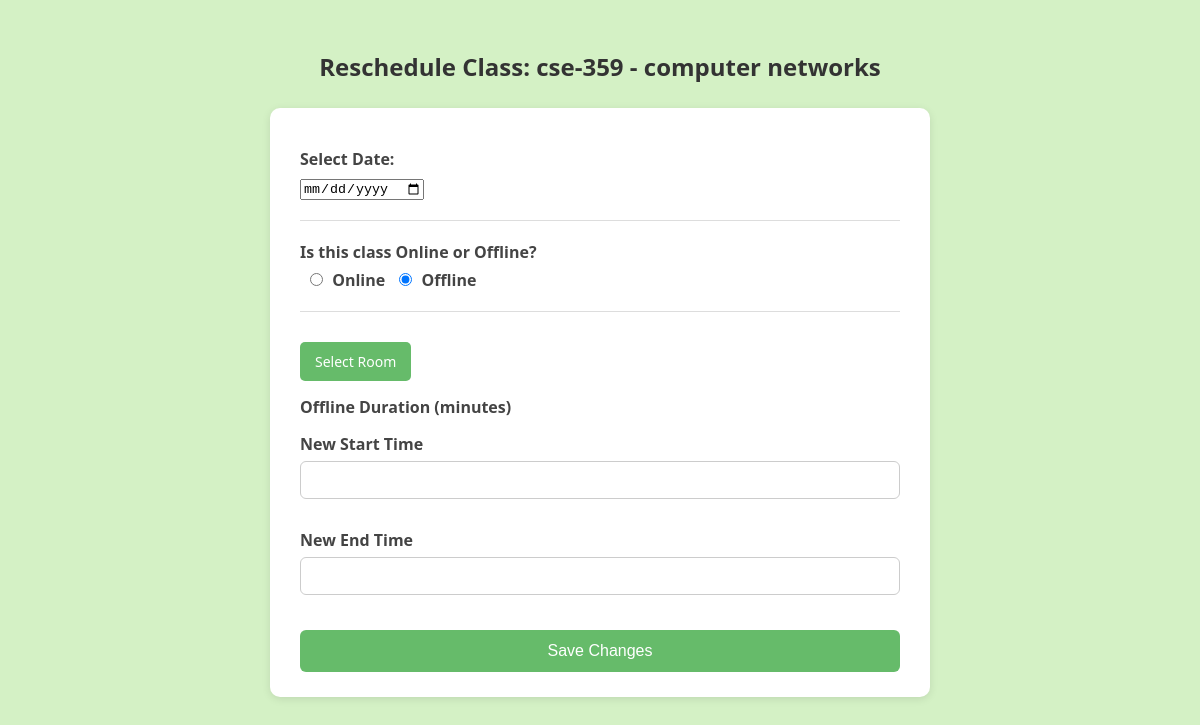
/teachers/reschedule/4/, run on an earlier commit of the app's database.
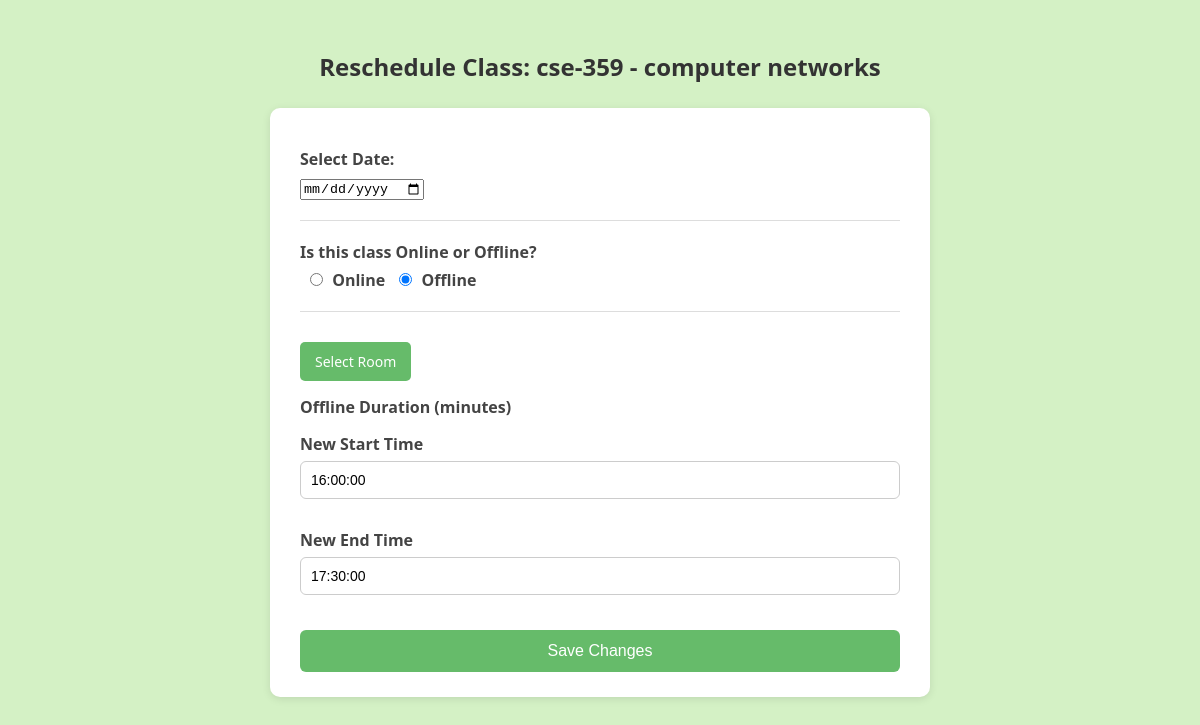
And on a later commit of the database.
### teachers/models.py (models this page shows, shortened)
class Reschedule(models.Model):
    class_schedule = models.ForeignKey(ClassSchedule, on_delete=models.CASCADE)
    reschedule_date = models.DateField()  # replaced selected_day
    is_online = models.BooleanField(default=False)
    online_duration = models.IntegerField(null=True, blank=True)
    room = models.CharField(max_length=100, null=True, blank=True)
    new_start_time = models.TimeField(null=True, blank=True)
    new_end_time = models.TimeField(null=True, blank=True)

### teachers/views.py (the view)
# urls.py: path('reschedule/<int:schedule_id>/', views.reschedule_class, name='reschedule_class'),  # Reschedule a class
def reschedule_class(request, schedule_id):
    class_schedule = get_object_or_404(ClassSchedule, id=schedule_id)
    existing_reschedule = Reschedule.objects.filter(class_schedule=class_schedule).first()
    if request.method == 'POST':
        form = RescheduleForm(request.POST, instance=existing_reschedule)
        if form.is_valid():
            rescheduled = form.save(commit=False)
            rescheduled.class_schedule = class_schedule
            rescheduled.save()
            try:
                routine = Routine.objects.get(
                    teacher=class_schedule.teacher,
                    course__title=class_schedule.subject,
                )
                routine.status = 'rescheduled'
                routine.is_cancelled = False
                routine.slot.start_time = rescheduled.new_start_time
                routine.slot.end_time = rescheduled.new_end_time
                routine.save()
                Notification.objects.create(
                    title="Class Rescheduled",
                    message=f"{routine.course.title} class has been rescheduled to {rescheduled.new_start_time}-{rescheduled.new_end_time}.",
                )
            except Routine.DoesNotExist:
                pass
            messages.success(request, "Class rescheduled successfully.")
            return redirect('teacher_list')
        else:
            messages.error(request, "Failed to reschedule class. Please check the form.")
    else:
        form = RescheduleForm(instance=existing_reschedule)
    return render(request, 'teachers/reschedule_class.html', {'form': form, 'class_schedule': class_schedule})

### teachers/forms.py (shortened to what this page needs)
class RescheduleForm(forms.ModelForm):
    class Meta:
        model = Reschedule
        fields = ['new_start_time', 'new_end_time']  # Removed 'reason' from the fields

### templates/teachers/reschedule_class.html (shortened to what this page needs)
<!DOCTYPE html>
<html lang="en">
<head>
</head>
<body>
    <h2>Reschedule Class: {{ class_schedule.subject }}</h2>
    <form method="POST">
        <label for="selected_date">Select Date:</label>
        <input type="date" id="selected_date" name="selected_date" value="{{ form.selected_date.value }}" required>
        <hr>
        <label>Is this class Online or Offline?</label>
        <input type="radio" id="online" name="is_online" value="True" {% if form.initial.is_online %}checked{% endif %}>
        <label for="online" style="display: inline;">Online</label>
        <input type="radio" id="offline" name="is_online" value="False" {% if not form.initial.is_online %}checked{% endif %}>
        <label for="offline" style="display: inline;">Offline</label>
        <hr>
        <div id="offline-fields" style="display: {% if not form.initial.is_online %}block{% else %}none{% endif %};">
            <a href="http://127.0.0.1:8000/routine/available-slots/" class="select-room-btn">Select Room</a>
            <label for="offline_duration">Offline Duration (minutes)</label>
        </div>
        <label for="new_start_time">New Start Time</label>
        {{ form.new_start_time }}
        <label for="new_end_time">New End Time</label>
        {{ form.new_end_time }}
        <button type="submit">Save Changes</button>
    </form>
</body>
</html>

What changed in the data, as far as the page shows it:
added Reschedule: new_start_time "16:00:00", new_end_time "17:30:00"
